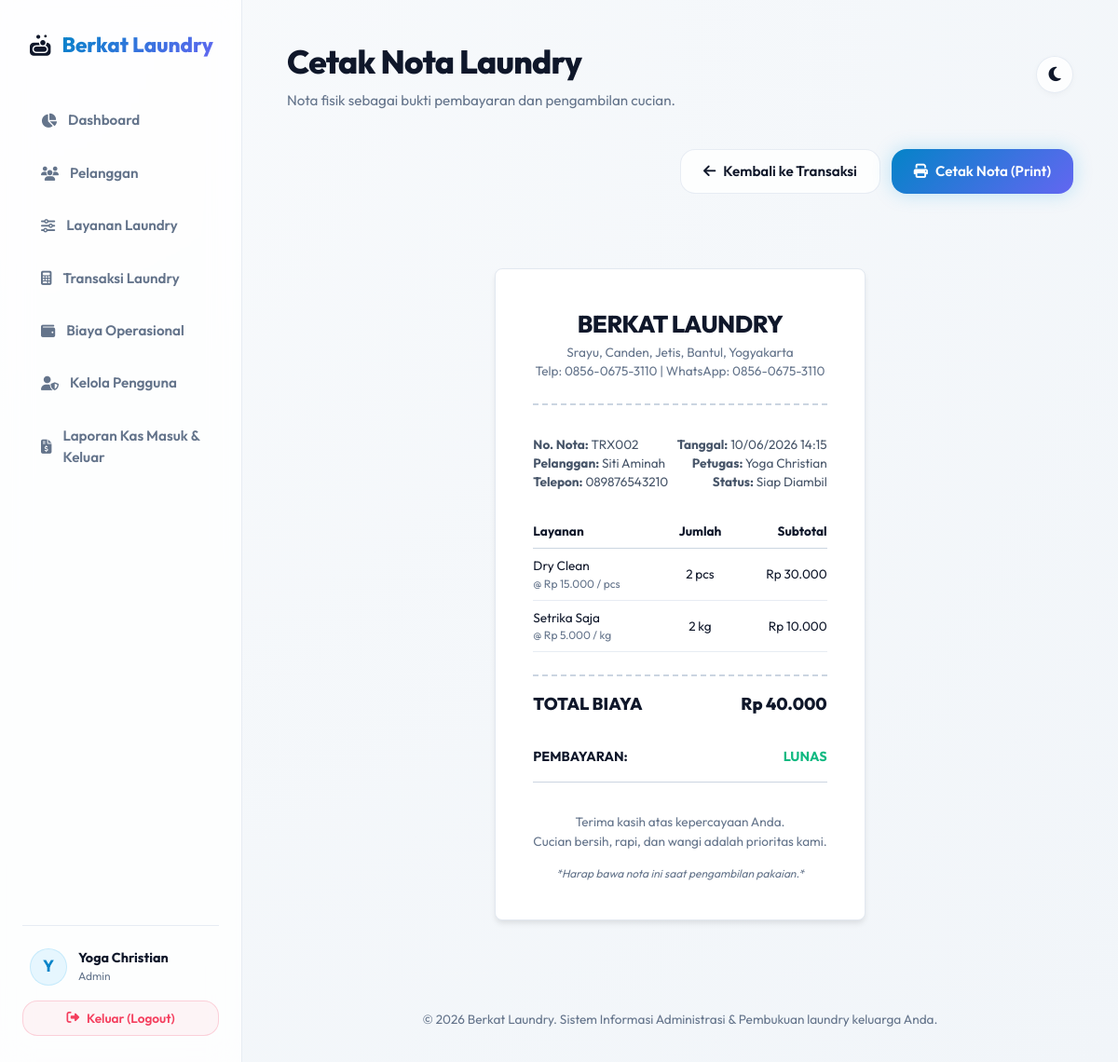
/transaksi-nota.php?id=2 (signed in), run on the app's committed database.
### tables this page shows
CREATE TABLE IF NOT EXISTS `transaksi` (
    `id` INT AUTO_INCREMENT PRIMARY KEY,
    `kode_transaksi` VARCHAR(20) UNIQUE NOT NULL,
    `id_pelanggan` INT NOT NULL,
    `id_user` INT NOT NULL,
    `tgl_masuk` DATETIME NOT NULL,
    `tgl_selesai` DATETIME DEFAULT NULL,
    `total_bayar` INT DEFAULT 0,
    `status_pembayaran` ENUM('belum_bayar', 'lunas') DEFAULT 'belum_bayar',
    `status_pengambilan` ENUM('belum_diambil', 'diambil') DEFAULT 'belum_diambil',
    `status_proses` ENUM('received', 'washing', 'drying', 'ironing', 'ready', 'completed') DEFAULT 'received',
    CONSTRAINT `fk_transaksi_pelanggan` FOREIGN KEY (`id_pelanggan`) REFERENCES `pelanggan` (`id`) ON UPDATE CASCADE,
    CONSTRAINT `fk_transaksi_users` FOREIGN KEY (`id_user`) REFERENCES `users` (`id`) ON UPDATE CASCADE
);

CREATE TABLE IF NOT EXISTS `pelanggan` (
    `id` INT AUTO_INCREMENT PRIMARY KEY,
    `nama` VARCHAR(100) NOT NULL,
    `alamat` TEXT NOT NULL,
    `telepon` VARCHAR(15) NOT NULL
);

CREATE TABLE IF NOT EXISTS `users` (
    `id` INT AUTO_INCREMENT PRIMARY KEY,
    `username` VARCHAR(50) UNIQUE NOT NULL,
    `password` VARCHAR(255) NOT NULL,
    `nama` VARCHAR(100) NOT NULL,
    `role` ENUM('admin', 'karyawan') NOT NULL
);

CREATE TABLE IF NOT EXISTS `detail_transaksi` (
    `id` INT AUTO_INCREMENT PRIMARY KEY,
    `id_transaksi` INT NOT NULL,
    `id_layanan` INT NOT NULL,
    `jumlah` DECIMAL(10,2) NOT NULL,  
    `subtotal` INT NOT NULL,
    CONSTRAINT `fk_detail_transaksi_transaksi` FOREIGN KEY (`id_transaksi`) REFERENCES `transaksi` (`id`) ON DELETE CASCADE ON UPDATE CASCADE,
    CONSTRAINT `fk_detail_transaksi_layanan` FOREIGN KEY (`id_layanan`) REFERENCES `layanan` (`id`) ON UPDATE CASCADE
);

CREATE TABLE IF NOT EXISTS `layanan` (
    `id` INT AUTO_INCREMENT PRIMARY KEY,
    `nama_layanan` VARCHAR(100) NOT NULL,
    `harga` INT NOT NULL,
    `tipe_hitung` VARCHAR(20) NOT NULL,  
    `estimasi` VARCHAR(50) NOT NULL,  
    `status` ENUM('aktif', 'nonaktif') DEFAULT 'aktif'
);

### transaksi-nota.php (the view, shortened to what this page needs)
<?php
require_once 'config/database.php';
require_once 'includes/header.php';
$id = intval($_GET['id'] ?? 0);
try {
    $stmt = $pdo->prepare("SELECT t.*, p.nama AS nama_pelanggan, p.alamat AS alamat_pelanggan,
                                  p.telepon AS telp_pelanggan, u.nama AS nama_petugas
                           FROM transaksi t
                           JOIN pelanggan p ON t.id_pelanggan = p.id
                           JOIN users u ON t.id_user = u.id
                           WHERE t.id = ?");
    $stmt->execute([$id]);
    $transaction = $stmt->fetch();
    $stmt = $pdo->prepare("SELECT dt.*, l.nama_layanan, l.harga AS harga_satuan, l.tipe_hitung
                           FROM detail_transaksi dt
                           JOIN layanan l ON dt.id_layanan = l.id
                           WHERE dt.id_transaksi = ?");
    $stmt->execute([$id]);
    $details = $stmt->fetchAll();
} catch (PDOException $e) {
    echo '<div class="alert alert-error">Terjadi kesalahan: ' . htmlspecialchars($e->getMessage()) . '</div>';
    require_once 'includes/footer.php';
    exit();
}
function get_status_bayar_label($status) {
    return $status === 'lunas' ? 'LUNAS' : 'BELUM BAYAR';
}
function get_status_proses_label($status) {
    $map = [
        'received' => 'Diterima',
        'washing'  => 'Dicuci',
        'drying'   => 'Dikeringkan',
        'ironing'  => 'Disetrika',
        'ready'    => 'Siap Diambil',
        'completed'=> 'Selesai',
    ];
    return $map[$status] ?? $status;
}
?>
<div style="display: flex; justify-content: space-between; align-items: center; margin-bottom: 2rem;" class="no-print">
    <div style="display: flex; gap: 0.75rem;">
        <a href="transaksi.php" class="btn btn-secondary">
            <i class="fa-solid fa-arrow-left"></i> Kembali ke Transaksi
        </a>
        <button onclick="window.print()" class="btn btn-primary">
            <i class="fa-solid fa-print"></i> Cetak Nota (Print)
        </button>
    </div>
</div>
<div class="receipt-container">
    <div class="receipt-header">
        <h2>BERKAT LAUNDRY</h2>
        <p>Srayu, Canden, Jetis, Bantul, Yogyakarta</p>
        <p>Telp: 0856-0675-3110 | WhatsApp: 0856-0675-3110</p>
    </div>
    <div class="receipt-meta">
        <div>
            <div><strong>No. Nota:</strong> <?php echo htmlspecialchars($transaction['kode_transaksi']); ?></div>
            <div><strong>Pelanggan:</strong> <?php echo htmlspecialchars($transaction['nama_pelanggan']); ?></div>
            <div><strong>Telepon:</strong> <?php echo htmlspecialchars($transaction['telp_pelanggan']); ?></div>
        </div>
        <div style="text-align: right;">
            <div><strong>Tanggal:</strong> <?php echo date('d/m/Y H:i', strtotime($transaction['tgl_masuk'])); ?></div>
            <div><strong>Petugas:</strong> <?php echo htmlspecialchars($transaction['nama_petugas']); ?></div>
            <div><strong>Status:</strong> <?php echo get_status_proses_label($transaction['status_proses']); ?></div>
        </div>
    </div>
    <div class="receipt-items">
        <table>
            <thead>
                <tr>
                    <th style="text-align: left;">Layanan</th>
                    <th style="text-align: center;">Jumlah</th>
                    <th style="text-align: right;">Subtotal</th>
                </tr>
            </thead>
            <tbody>
                <?php foreach ($details as $item): ?>
                    <tr>
                        <td style="text-align: left;">
                            <?php echo htmlspecialchars($item['nama_layanan']); ?>
                            <span style="font-size: 0.75rem; color: #64748b; display: block;">
                                @ Rp <?php echo number_format($item['harga_satuan'], 0, ',', '.'); ?> / <?php echo htmlspecialchars($item['tipe_hitung']); ?>
                            </span>
                        </td>
                        <td style="text-align: center;">
                            <?php echo floatval($item['jumlah']); ?> <?php echo htmlspecialchars($item['tipe_hitung']); ?>
                        </td>
                        <td style="text-align: right;">
                            Rp <?php echo number_format($item['subtotal'], 0, ',', '.'); ?>
                        </td>
                    </tr>
                <?php endforeach; ?>
            </tbody>
        </table>
    </div>
    <div class="receipt-total">
        <span>TOTAL BIAYA</span>
        <span>Rp <?php echo number_format($transaction['total_bayar'], 0, ',', '.'); ?></span>
    </div>
    <div style="display: flex; justify-content: space-between; font-weight: 700; font-size: 0.9rem; margin-bottom: 2rem; border-bottom: 1px solid #cbd5e1; padding-bottom: 1rem;">
        <span>PEMBAYARAN:</span>
        <span style="color: <?php echo $transaction['status_pembayaran'] === 'lunas' ? 'var(--success)' : 'var(--accent)'; ?>;">
            <?php echo get_status_bayar_label($transaction['status_pembayaran']); ?>
        </span>
    </div>
    <div class="receipt-footer">
        <p>Terima kasih atas kepercayaan Anda.</p>
        <p>Cucian bersih, rapi, dan wangi adalah prioritas kami.</p>
        <p style="margin-top: 1rem; font-size: 0.75rem; font-style: italic;">*Harap bawa nota ini saat pengambilan pakaian.*</p>
    </div>
</div>
<?php
require_once 'includes/footer.php';
?>

### assets/css/style.css (style rules this page uses)
:root { --primary-hue: 201; --primary-sat: 96%; --primary-light: 40%; --primary: hsl(var(--primary-hue), var(--primary-sat), var(--primary-light)); --primary-hover: hsl(var(--primary-hue), var(--primary-sat), calc(var(--primary-light) - 8%)); --primary-soft: hsl(var(--primary-hue), var(--primary-sat), 95%); --secondary: #6366f1; --secondary-hover: #4f46e5; --accent: #f43f5e; --success: #10b981; --warning: #f59e0b; --info: #0ea5e9; --bg-app: radial-gradient(circle at top left, #f8fafc, #f1f5f9); --bg-card: rgba(255, 255, 255, 0.8); --bg-card-hover: rgba(255, 255, 255, 0.95); --border-color: rgba(226, 232, 240, 0.8); --text-main: #0f172a; --text-muted: #64748b; --text-inverse: #ffffff; --shadow-sm: 0 2px 8px -2px rgba(15, 23, 42, 0.05); --shadow-md: 0 10px 25px -5px rgba(15, 23, 42, 0.08), 0 8px 16px -6px rgba(15, 23, 42, 0.04); --shadow-lg: 0 20px 40px -15px rgba(15, 23, 42, 0.12); --shadow-glow: 0 0 20px 0 rgba(14, 165, 233, 0.25); --radius-sm: 8px; --radius-md: 16px; --radius-lg: 24px; --radius-full: 9999px; --blur: blur(16px); --transition-fast: 0.2s cubic-bezier(0.4, 0, 0.2, 1); --transition-normal: 0.3s cubic-bezier(0.4, 0, 0.2, 1); }
* { box-sizing: border-box; margin: 0; padding: 0; }
body { font-family: 'Outfit', -apple-system, BlinkMacSystemFont, "Segoe UI", Roboto, sans-serif; background: var(--bg-app); color: var(--text-main); min-height: 100vh; line-height: 1.5; transition: background var(--transition-normal), color var(--transition-normal); overflow-x: hidden; }
.btn { display: inline-flex; align-items: center; gap: 0.5rem; padding: 0.75rem 1.5rem; font-size: 0.95rem; font-weight: 600; border-radius: var(--radius-md); cursor: pointer; transition: all var(--transition-fast); border: none; text-decoration: none; font-family: inherit; }
.btn-primary { background: linear-gradient(135deg, var(--primary), var(--secondary)); color: #fff; box-shadow: var(--shadow-glow); }
.btn-secondary { background: var(--bg-card); border: 1px solid var(--border-color); color: var(--text-main); }
table { width: 100%; border-collapse: collapse; text-align: left; }
th, td { padding: 1rem; border-bottom: 1px solid var(--border-color); font-size: 0.95rem; }
th { font-weight: 700; color: var(--text-muted); background: rgba(var(--primary-hue), var(--primary-sat), 97%); border-bottom: 2px solid var(--border-color); }
.receipt-container { max-width: 480px; margin: 3rem auto; padding: 2.5rem; background: #ffffff; color: #0f172a; border: 1px solid #e2e8f0; box-shadow: 0 4px 6px -1px rgba(0, 0, 0, 0.1); border-radius: var(--radius-sm); }
.receipt-header { text-align: center; margin-bottom: 2rem; border-bottom: 2px dashed #cbd5e1; padding-bottom: 1.5rem; }
.receipt-header h2 { font-weight: 800; font-size: 1.6rem; letter-spacing: -0.5px; }
.receipt-header p { color: #64748b; font-size: 0.85rem; }
.receipt-meta { display: flex; justify-content: space-between; margin-bottom: 1.5rem; font-size: 0.85rem; color: #475569; }
.receipt-items { width: 100%; margin-bottom: 1.5rem; }
.receipt-items table { width: 100%; }
.receipt-items th, .receipt-items td { padding: 0.5rem 0; background: none !important; color: #0f172a !important; font-size: 0.85rem; }
.receipt-items th { border-bottom: 1px solid #cbd5e1; }
.receipt-total { border-top: 2px dashed #cbd5e1; padding-top: 1rem; display: flex; justify-content: space-between; font-weight: 800; font-size: 1.15rem; margin-bottom: 2rem; }
.receipt-footer { text-align: center; color: #64748b; font-size: 0.85rem; }

### data on the page
transaksi: kode_transaksi "TRX002", id_pelanggan.nama "Siti Aminah", id_pelanggan.telepon "089876543210", tgl_masuk "10/06/2026 14:15", id_user.nama "Yoga Christian", status_proses "Siap Diambil", total_bayar "40.000", status_pembayaran "LUNAS"
detail_transaksi: id_layanan.nama_layanan "Dry Clean", id_layanan.harga "15.000", id_layanan.tipe_hitung "pcs", jumlah "2", subtotal "30.000"
detail_transaksi: id_layanan.nama_layanan "Setrika Saja", id_layanan.harga "5.000", id_layanan.tipe_hitung "kg", jumlah "2", subtotal "10.000"

### other printed values
substr($user_name, 0, 1) "Y"
$user_name "Yoga Christian"
$user_role "Admin"
$page_title "Cetak Nota Laundry"
$page_subtitle "Nota fisik sebagai bukti pembayaran dan pengambilan cucian."
